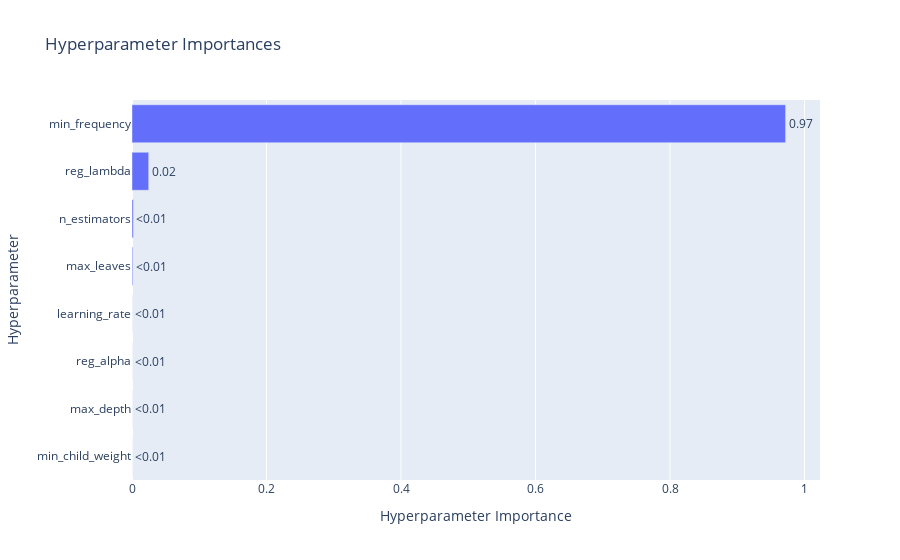

Notebook source saved alongside this figure:
### Code cell
plot_param_importances(study_pruning)

### Figure 1 — Plotly figure (JSON) as saved in the notebook; plotly's stock layout.template omitted (floating-point values rounded to 4 significant figures)
{"data": [{"cliponaxis": false, "hovertemplate": ["min_child_weight (IntDistribution): 1.4514062646233904e-05<extra></extra>", "max_depth (IntDistribution): 2.6662214462475244e-05<extra></extra>", "reg_alpha (FloatDistribution): 5.178699989047882e-05<extra></extra>", "learning_rate (FloatDistribution): 7.842981559245451e-05<extra></extra>", "max_leaves (IntDistribution): 0.0011492608621536265<extra></extra>", "n_estimators (IntDistribution): 0.002000234706913432<extra></extra>", "reg_lambda (FloatDistribution): 0.02482973699015622<extra></extra>", "min_frequency (FloatDistribution): 0.9718493743481851<extra></extra>"], "name": "Objective Value", "orientation": "h", "text": ["<0.01", "<0.01", "<0.01", "<0.01", "<0.01", "<0.01", "0.02", "0.97"], "textposition": "outside", "type": "bar", "x": [1.451e-05, 2.666e-05, 5.179e-05, 7.843e-05, 0.001149, 0.002, 0.02483, 0.9718], "y": ["min_child_weight", "max_depth", "reg_alpha", "learning_rate", "max_leaves", "n_estimators", "reg_lambda", "min_frequency"]}], "layout": {"title": {"text": "Hyperparameter Importances"}, "xaxis": {"title": {"text": "Hyperparameter Importance"}}, "yaxis": {"title": {"text": "Hyperparameter"}}}}
